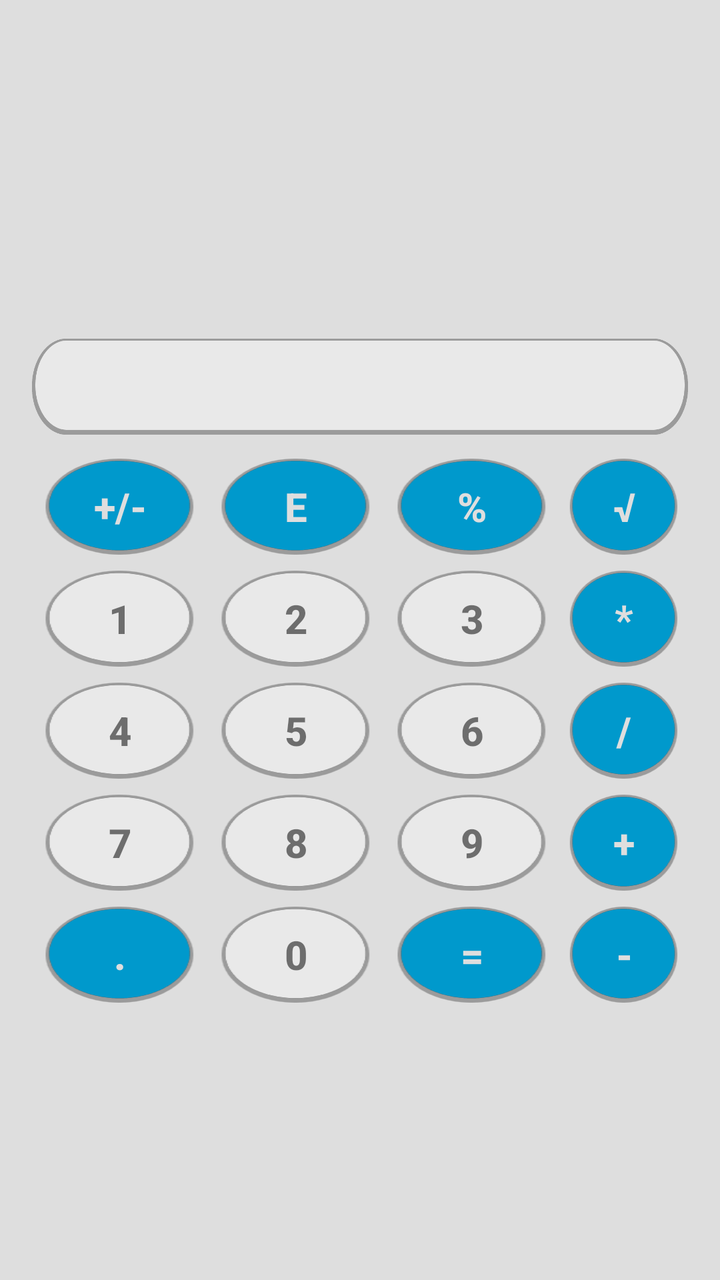
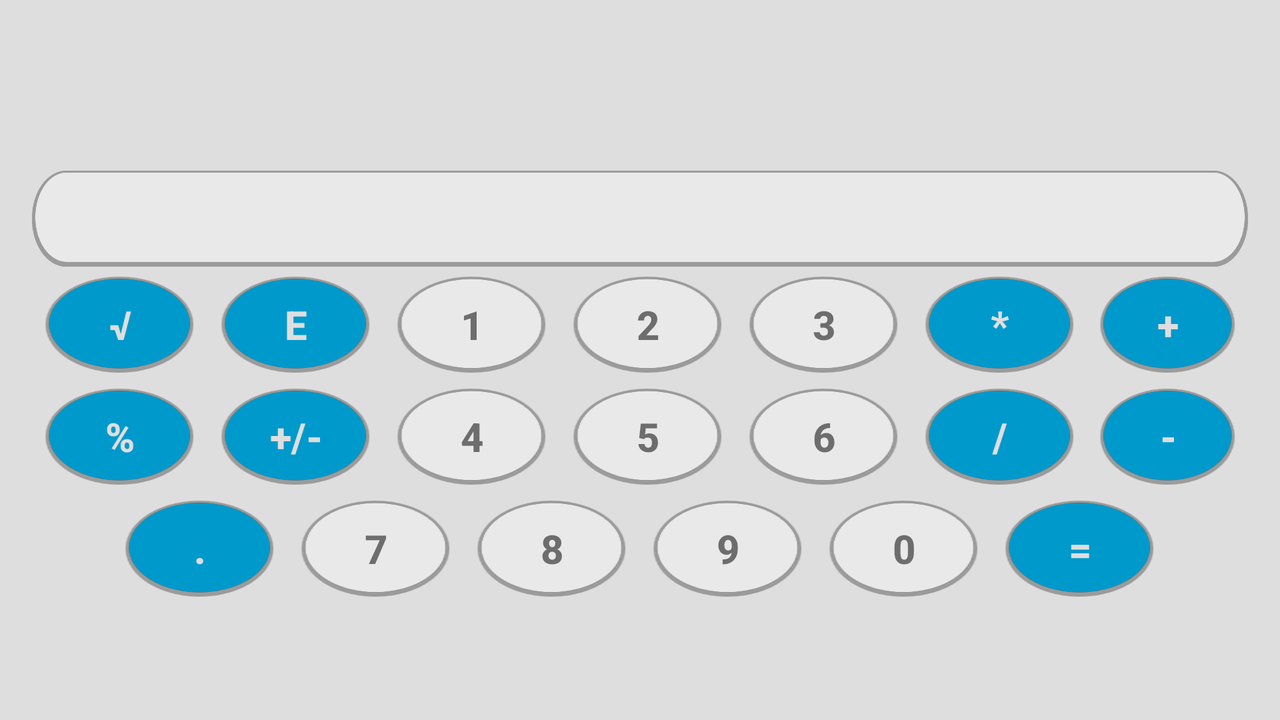

The same Android screen from two of the app's own layout files: first res/layout/ as a phone draws it, then the repository's variant for another configuration, drawn on a device whose configuration selects that folder. Both files follow.
<!-- AndroidManifest.xml: application theme AppTheme -->
<!-- res/layout/activity_main.xml -->
<LinearLayout xmlns:android="http://schemas.android.com/apk/res/android"
    style="@style/MainLayout">

    <TextView
        style="@style/TxtLastOp"
        android:id="@+id/textView2" />

    <TextView
        style="@style/TextBox"
        android:id="@+id/textView" />

    <LinearLayout
        android:orientation="horizontal"
        android:layout_width="fill_parent"
        android:layout_height="wrap_content"
        android:gravity="center">

        <Button
            android:id="@+id/btn_inv"
            style="@style/Buttons.NoNum"
            android:text="@string/btn_txt_inv"
            android:tag="inv"
            android:onClick="buttonPress" />

        <Button
            android:id="@+id/btn_e"
            style="@style/Buttons.NoNum"
            android:text="@string/btn_txt_e"
            android:tag="E"
            android:onClick="buttonPress" />

        <Button
            android:id="@+id/btn_percent"
            style="@style/Buttons.NoNum"
            android:text="@string/btn_txt_percent"
            android:tag="%"
            android:onClick="buttonPress" />

        <Button
            android:id="@+id/btn_sqrt"
            style="@style/Buttons.NoNum"
            android:text="@string/btn_txt_sqrt"
            android:tag="sqrt"
            android:onClick="buttonPress" />
    </LinearLayout>

    <LinearLayout
        android:orientation="horizontal"
        android:layout_width="fill_parent"
        android:layout_height="wrap_content"
        android:gravity="center">

        <Button
            android:id="@+id/btn_1"
            style="@style/Buttons"
            android:text="@string/btn_txt_1"
            android:tag="1"
            android:onClick="buttonPress" />

        <Button
            android:id="@+id/btn_2"
            style="@style/Buttons"
            android:text="@string/btn_txt_2"
            android:tag="2"
            android:onClick="buttonPress" />

        <Button
            android:id="@+id/btn_3"
            style="@style/Buttons"
            android:text="@string/btn_txt_3"
            android:tag="3"
            android:onClick="buttonPress" />

        <Button
            android:id="@+id/btn_mul"
            style="@style/Buttons.NoNum"
            android:text="@string/btn_txt_mul"
            android:tag="*"
            android:onClick="buttonPress" />
    </LinearLayout>

    <LinearLayout
        android:orientation="horizontal"
        android:layout_width="fill_parent"
        android:layout_height="wrap_content"
        android:gravity="center">

        <Button
            android:id="@+id/btn_4"
            style="@style/Buttons"
            android:text="@string/btn_txt_4"
            android:tag="4"
            android:onClick="buttonPress" />

        <Button
            android:id="@+id/btn_5"
            style="@style/Buttons"
            android:text="@string/btn_txt_5"
            android:tag="5"
            android:onClick="buttonPress" />

        <Button
            android:id="@+id/btn_6"
            style="@style/Buttons"
            android:text="@string/btn_txt_6"
            android:tag="6"
            android:onClick="buttonPress" />

        <Button
            android:id="@+id/btn_div"
            style="@style/Buttons.NoNum"
            android:text="@string/btn_txt_div"
            android:tag="/"
            android:onClick="buttonPress" />
    </LinearLayout>

    <LinearLayout
        android:orientation="horizontal"
        android:layout_width="fill_parent"
        android:layout_height="wrap_content"
        android:gravity="center">

        <Button
            android:id="@+id/btn_7"
            style="@style/Buttons"
            android:text="@string/btn_txt_7"
            android:tag="7"
            android:onClick="buttonPress" />

        <Button
            android:id="@+id/btn_8"
            style="@style/Buttons"
            android:text="@string/btn_txt_8"
            android:tag="8"
            android:onClick="buttonPress" />

        <Button
            android:id="@+id/btn_9"
            style="@style/Buttons"
            android:text="@string/btn_txt_9"
            android:tag="9"
            android:onClick="buttonPress" />

        <Button
            android:id="@+id/btn_add"
            style="@style/Buttons.NoNum"
            android:text="@string/btn_txt_add"
            android:tag="+"
            android:onClick="buttonPress" />
    </LinearLayout>

    <LinearLayout
        android:orientation="horizontal"
        android:layout_width="fill_parent"
        android:layout_height="wrap_content"
        android:gravity="center">

        <Button
            android:id="@+id/btn_dot"
            style="@style/Buttons.NoNum"
            android:text="@string/btn_txt_dot"
            android:tag="."
            android:onClick="buttonPress" />

        <Button
            android:id="@+id/btn_0"
            style="@style/Buttons"
            android:text="@string/btn_txt_0"
            android:tag="0"
            android:onClick="buttonPress" />

        <Button
            android:id="@+id/btn_equal"
            style="@style/Buttons.NoNum"
            android:text="@string/btn_txt_equal"
            android:tag="equal"
            android:onClick="buttonPress" />

        <Button
            android:id="@+id/btn_sub"
            style="@style/Buttons.NoNum"
            android:text="@string/btn_txt_sub"
            android:tag="-"
            android:onClick="buttonPress" />
    </LinearLayout>

</LinearLayout>
<!-- resources referenced by this layout -->
<resources>
  <string name="btn_txt_0" translatable="false">0</string>
  <string name="btn_txt_1" translatable="false">1</string>
  <string name="btn_txt_2" translatable="false">2</string>
  <string name="btn_txt_3" translatable="false">3</string>
  <string name="btn_txt_4" translatable="false">4</string>
  <string name="btn_txt_5" translatable="false">5</string>
  <string name="btn_txt_6" translatable="false">6</string>
  <string name="btn_txt_7" translatable="false">7</string>
  <string name="btn_txt_8" translatable="false">8</string>
  <string name="btn_txt_9" translatable="false">9</string>
  <string name="btn_txt_add" translatable="false">+</string>
  <string name="btn_txt_div" translatable="false">/</string>
  <string name="btn_txt_dot" translatable="false">.</string>
  <string name="btn_txt_e" translatable="false">E</string>
  <string name="btn_txt_equal" translatable="false">=</string>
  <string name="btn_txt_inv" translatable="false">+/-</string>
  <string name="btn_txt_mul" translatable="false">*</string>
  <string name="btn_txt_percent" translatable="false">%</string>
  <string name="btn_txt_sqrt" translatable="false">√</string>
  <string name="btn_txt_sub" translatable="false">-</string>
  <!-- from res/values-v14/ -->
  <style name="Buttons">
          <item name="android:layout_height">wrap_content</item>
          <item name="android:background">@drawable/res_buttons_bg</item>
          <item name="android:textColor">@color/translucent_black</item>
          <item name="android:textSize">@dimen/text_button_size</item>
          <item name="android:textStyle">bold</item>
          <item name="android:layout_width">wrap_content</item>
      </style>
  <!-- from res/values-v14/ -->
  <style name="Buttons.NoNum">
          <item name="android:background">@drawable/res_buttonsno_bg</item>
          <item name="android:textColor">@color/main_background</item>
      </style>
  <!-- from res/values-v14/ -->
  <style name="MainLayout">
          <item name="android:orientation">vertical</item>
          <item name="android:gravity">center_vertical</item>
          <item name="android:background">@color/main_background</item>
          <item name="android:layout_width">fill_parent</item>
          <item name="android:layout_height">fill_parent</item>
          <item name="android:paddingLeft">@dimen/activity_vertical_margin</item>
          <item name="android:paddingRight">@dimen/activity_vertical_margin</item>
      </style>
  <style name="AppTheme" parent="AppBaseTheme">
          
      </style>
  <!-- drawable res_buttons_bg (drawable) -->
  <?xml version="1.0" encoding="utf-8"?>
  <selector xmlns:android="http://schemas.android.com/apk/res/android">
      <item android:drawable="@drawable/ic_btnbgp" android:state_pressed="true" />
      <item android:drawable="@drawable/ic_btnbg2" android:state_selected="true" />
      <item android:drawable="@drawable/ic_btnbg" />
  </selector>
  <color name="translucent_black">#88000000</color>
  <dimen name="text_button_size">20sp</dimen>
  <!-- drawable res_buttonsno_bg (drawable) -->
  <?xml version="1.0" encoding="utf-8"?>
  <selector xmlns:android="http://schemas.android.com/apk/res/android">
      <item android:drawable="@drawable/ic_btnbg1p" android:state_pressed="true" />
      <item android:drawable="@drawable/ic_btnbg2" android:state_selected="true" />
      <item android:drawable="@drawable/ic_btnbg1" />
  </selector>
  <color name="main_background">#FFDEDEDE</color>
  <dimen name="activity_vertical_margin">16dp</dimen>
  <dimen name="text_screen_calc">24sp</dimen>
  <dimen name="screen_to_pad">8dp</dimen>
  <dimen name="calc_screen_padding">8dp</dimen>
  <dimen name="text_lastop_size">20sp</dimen>
  <!-- from res/values-v14/ -->
  <style name="AppBaseTheme" parent="@style/Theme.AppCompat.Light.DarkActionBar">
          
      </style>
</resources>
<!-- res/layout-land/activity_main.xml (the repository's variant of the layout above) -->
<!-- drawn on the phone turned sideways -->
<LinearLayout xmlns:android="http://schemas.android.com/apk/res/android"
    style="@style/MainLayout.Land">

    <TextView
        style="@style/TxtLastOp"
        android:id="@+id/textView2" />

    <TextView
        style="@style/TextBox"
        android:id="@+id/textView" />

    <LinearLayout
        android:orientation="horizontal"
        android:layout_width="fill_parent"
        android:layout_height="wrap_content"
        android:gravity="center">

        <Button
            android:id="@+id/btn_sqrt"
            style="@style/Buttons.NoNum"
            android:text="@string/btn_txt_sqrt"
            android:tag="sqrt"
            android:onClick="buttonPress" />

        <Button
            android:id="@+id/btn_e"
            style="@style/Buttons.NoNum"
            android:text="@string/btn_txt_e"
            android:tag="E"
            android:onClick="buttonPress" />

        <Button
            android:id="@+id/btn_1"
            style="@style/Buttons"
            android:text="@string/btn_txt_1"
            android:tag="1"
            android:onClick="buttonPress" />

        <Button
            android:id="@+id/btn_2"
            style="@style/Buttons"
            android:text="@string/btn_txt_2"
            android:tag="2"
            android:onClick="buttonPress" />

        <Button
            android:id="@+id/btn_3"
            style="@style/Buttons"
            android:text="@string/btn_txt_3"
            android:tag="3"
            android:onClick="buttonPress" />

        <Button
            android:id="@+id/btn_mul"
            style="@style/Buttons.NoNum"
            android:text="@string/btn_txt_mul"
            android:tag="*"
            android:onClick="buttonPress" />

        <Button
            android:id="@+id/btn_add"
            style="@style/Buttons.NoNum"
            android:text="@string/btn_txt_add"
            android:tag="+"
            android:onClick="buttonPress" />
    </LinearLayout>

    <LinearLayout
        android:orientation="horizontal"
        android:layout_width="fill_parent"
        android:layout_height="wrap_content"
        android:gravity="center">

        <Button
            android:id="@+id/btn_percent"
            style="@style/Buttons.NoNum"
            android:text="@string/btn_txt_percent"
            android:tag="%"
            android:onClick="buttonPress" />

        <Button
            android:id="@+id/btn_inv"
            style="@style/Buttons.NoNum"
            android:text="@string/btn_txt_inv"
            android:tag="inv"
            android:onClick="buttonPress" />

        <Button
            android:id="@+id/btn_4"
            style="@style/Buttons"
            android:text="@string/btn_txt_4"
            android:tag="4"
            android:onClick="buttonPress" />

        <Button
            android:id="@+id/btn_5"
            style="@style/Buttons"
            android:text="@string/btn_txt_5"
            android:tag="5"
            android:onClick="buttonPress" />

        <Button
            android:id="@+id/btn_6"
            style="@style/Buttons"
            android:text="@string/btn_txt_6"
            android:tag="6"
            android:onClick="buttonPress" />

        <Button
            android:id="@+id/btn_div"
            style="@style/Buttons.NoNum"
            android:text="@string/btn_txt_div"
            android:tag="/"
            android:onClick="buttonPress" />

        <Button
            android:id="@+id/btn_sub"
            style="@style/Buttons.NoNum"
            android:text="@string/btn_txt_sub"
            android:tag="-"
            android:onClick="buttonPress" />
    </LinearLayout>

    <LinearLayout
        android:orientation="horizontal"
        android:layout_width="fill_parent"
        android:layout_height="wrap_content"
        android:gravity="center">

        <Button
            android:id="@+id/btn_dot"
            style="@style/Buttons.NoNum"
            android:text="@string/btn_txt_dot"
            android:tag="."
            android:onClick="buttonPress" />

        <Button
            android:id="@+id/btn_7"
            style="@style/Buttons"
            android:text="@string/btn_txt_7"
            android:tag="7"
            android:onClick="buttonPress" />

        <Button
            android:id="@+id/btn_8"
            style="@style/Buttons"
            android:text="@string/btn_txt_8"
            android:tag="8"
            android:onClick="buttonPress" />

        <Button
            android:id="@+id/btn_9"
            style="@style/Buttons"
            android:text="@string/btn_txt_9"
            android:tag="9"
            android:onClick="buttonPress" />

        <Button
            android:id="@+id/btn_0"
            style="@style/Buttons"
            android:text="@string/btn_txt_0"
            android:tag="0"
            android:onClick="buttonPress" />

        <Button
            android:id="@+id/btn_equal"
            style="@style/Buttons.NoNum"
            android:text="@string/btn_txt_equal"
            android:tag="equal"
            android:onClick="buttonPress" />
    </LinearLayout>

</LinearLayout>
<!-- resources referenced by the variant -->
<!-- as the phone turned sideways resolves them -->
<resources>
  <string name="btn_txt_0" translatable="false">0</string>
  <string name="btn_txt_1" translatable="false">1</string>
  <string name="btn_txt_2" translatable="false">2</string>
  <string name="btn_txt_3" translatable="false">3</string>
  <string name="btn_txt_4" translatable="false">4</string>
  <string name="btn_txt_5" translatable="false">5</string>
  <string name="btn_txt_6" translatable="false">6</string>
  <string name="btn_txt_7" translatable="false">7</string>
  <string name="btn_txt_8" translatable="false">8</string>
  <string name="btn_txt_9" translatable="false">9</string>
  <string name="btn_txt_add" translatable="false">+</string>
  <string name="btn_txt_div" translatable="false">/</string>
  <string name="btn_txt_dot" translatable="false">.</string>
  <string name="btn_txt_e" translatable="false">E</string>
  <string name="btn_txt_equal" translatable="false">=</string>
  <string name="btn_txt_inv" translatable="false">+/-</string>
  <string name="btn_txt_mul" translatable="false">*</string>
  <string name="btn_txt_percent" translatable="false">%</string>
  <string name="btn_txt_sqrt" translatable="false">√</string>
  <string name="btn_txt_sub" translatable="false">-</string>
  <!-- from res/values-v14/ -->
  <style name="Buttons">
          <item name="android:layout_height">wrap_content</item>
          <item name="android:background">@drawable/res_buttons_bg</item>
          <item name="android:textColor">@color/translucent_black</item>
          <item name="android:textSize">@dimen/text_button_size</item>
          <item name="android:textStyle">bold</item>
          <item name="android:layout_width">wrap_content</item>
      </style>
  <!-- from res/values-v14/ -->
  <style name="Buttons.NoNum">
          <item name="android:background">@drawable/res_buttonsno_bg</item>
          <item name="android:textColor">@color/main_background</item>
      </style>
  <!-- from res/values-v14/ -->
  <style name="MainLayout.Land">
          <item name="android:paddingLeft">@dimen/activity_vertical_margin_land</item>
          <item name="android:paddingRight">@dimen/activity_vertical_margin_land</item>
      </style>
  <style name="AppTheme" parent="AppBaseTheme">
          
      </style>
  <!-- drawable res_buttons_bg (drawable) -->
  <?xml version="1.0" encoding="utf-8"?>
  <selector xmlns:android="http://schemas.android.com/apk/res/android">
      <item android:drawable="@drawable/ic_btnbgp" android:state_pressed="true" />
      <item android:drawable="@drawable/ic_btnbg2" android:state_selected="true" />
      <item android:drawable="@drawable/ic_btnbg" />
  </selector>
  <color name="translucent_black">#88000000</color>
  <!-- from res/values-land/ -->
  <dimen name="text_button_size">20sp</dimen>
  <!-- drawable res_buttonsno_bg (drawable) -->
  <?xml version="1.0" encoding="utf-8"?>
  <selector xmlns:android="http://schemas.android.com/apk/res/android">
      <item android:drawable="@drawable/ic_btnbg1p" android:state_pressed="true" />
      <item android:drawable="@drawable/ic_btnbg2" android:state_selected="true" />
      <item android:drawable="@drawable/ic_btnbg1" />
  </selector>
  <color name="main_background">#FFDEDEDE</color>
  <!-- from res/values-land/ -->
  <dimen name="activity_vertical_margin_land">16dp</dimen>
  <!-- from res/values-land/ -->
  <dimen name="text_screen_calc">24sp</dimen>
  <!-- from res/values-land/ -->
  <dimen name="screen_to_pad">1dp</dimen>
  <!-- from res/values-land/ -->
  <dimen name="calc_screen_padding">8dp</dimen>
  <!-- from res/values-land/ -->
  <dimen name="text_lastop_size">20sp</dimen>
  <!-- from res/values-v14/ -->
  <style name="AppBaseTheme" parent="@style/Theme.AppCompat.Light.DarkActionBar">
          
      </style>
</resources>
